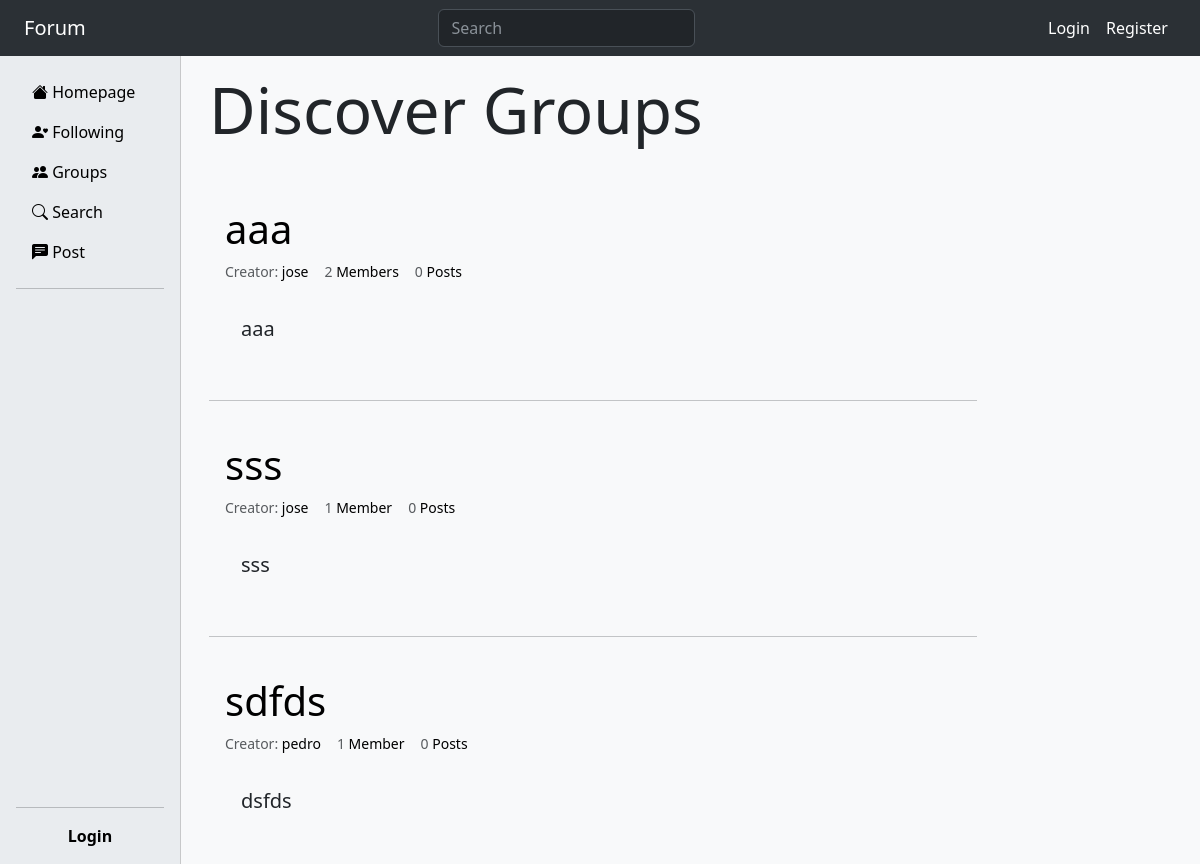
The app's page /group/discover/ with its own data.
### group/models.py (models this page shows)
class Group(models.Model):
    name = models.CharField(max_length=120)
    description = models.CharField(max_length=1000)
    creator = models.ForeignKey(
        User,
        on_delete=models.CASCADE,
        related_name="created_groups"
    )
    admins = models.ManyToManyField(User, related_name="admin_groups")
    members = models.ManyToManyField(User, related_name="member_groups")
    blockeds = models.ManyToManyField(User, related_name="been_blocked_groups")
    class Meta:
        ordering = ['-id']

### group/views.py (the view)
# urls.py: path('discover/', views.DiscoverGroups.as_view(), name="discovergroups"),
class DiscoverGroups(TemplateView):
    def get(self, request):
        groups = Group.objects.annotate(num_members=Count('members'))
        context = {
            "groups": groups.order_by("-num_members"),
        }
        return render(request, "group/discovergroups.html", context)

### group/templates/group/discovergroups.html (shortened to what this page needs)
{% extends 'base.html' %}
{% block content %}
    <h1 class="display-3 p-3">Discover Groups</h1>
    <div class="p-3">
        {% include 'groups.html' %}
    </div>
{% endblock content %}

### templates/groups.html (shortened to what this page needs)
{% for group in groups %}
    {% include 'singlegroup.html' %}
    {% if forloop.counter != groups.count %}
        <hr class="my-4">
    {% endif %}
{% endfor %}

### templates/singlegroup.html
<div class="p-3">
    <a href="{% url 'group:grouppage' group.id %}" class="text-decoration-none link-body-emphasis">
        <h1>{{group.name}}</h1>
    </a>
    <div class="d-flex text-body-secondary small">
        <p>
            Creator:
            <a href="{% url 'user:profile' group.creator %}" class="text-decoration-none link-body-emphasis">
                {{group.creator}}
            </a>
        </p>
        <p class="mx-3">
            {{group.members.count}}
            <a href="{% url 'group:groupmembers' group.id %}" class="text-decoration-none link-body-emphasis">
                {% if group.members.count == 1 %}
                    Member
                {% else %}
                    Members
                {% endif %}
            </a>
        </p>
        <p>
            {{group.posts.count}}
            <a href="{% url 'group:grouppage' group.id %}" class="text-decoration-none link-body-emphasis">
                {% if group.posts.count == 1 %}
                    Post
                {% else %}
                    Posts
                {% endif %}
            </a>
        </p>
    </div>
    <p class="lead p-3 m-0">{{group.description}}</p>
</div>

### static/style.css (style rules this page uses)
.text-decoration-none { text-decoration: none; }

### records on screen
Group: name "aaa", creator "jose", members.count "2", shows "Members", posts.count "0", shows "Posts", description "aaa"
Group: name "sss", creator "jose", members.count "1", shows "Member", posts.count "0", shows "Posts", description "sss"
Group: name "sdfds", creator "pedro", members.count "1", shows "Member", posts.count "0", shows "Posts", description "dsfds"
